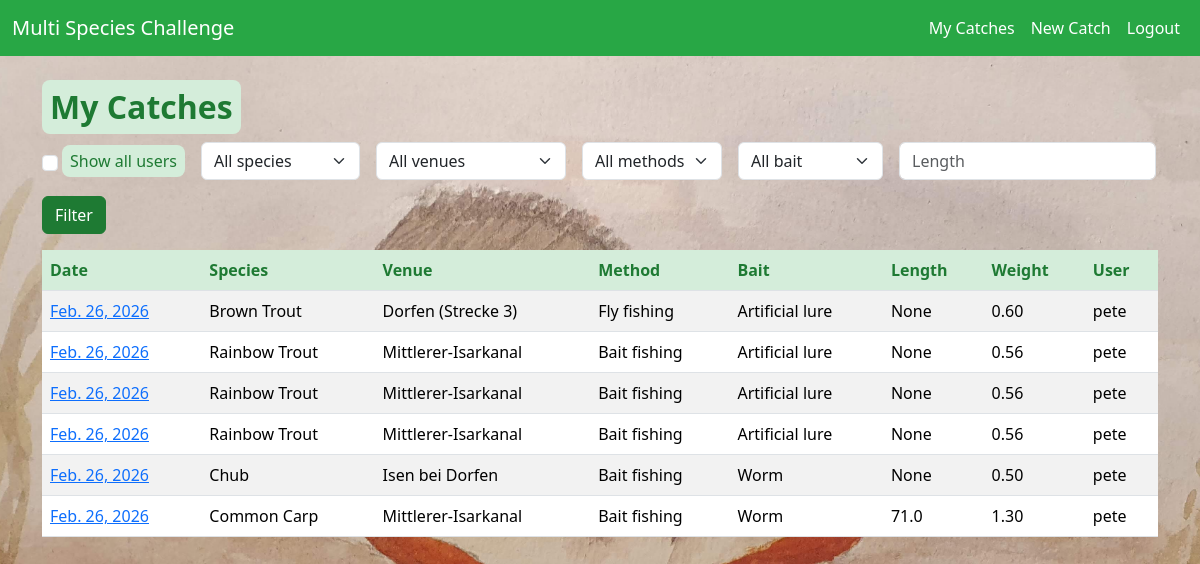
The page /catch/ (signed in) on the database as committed earlier.
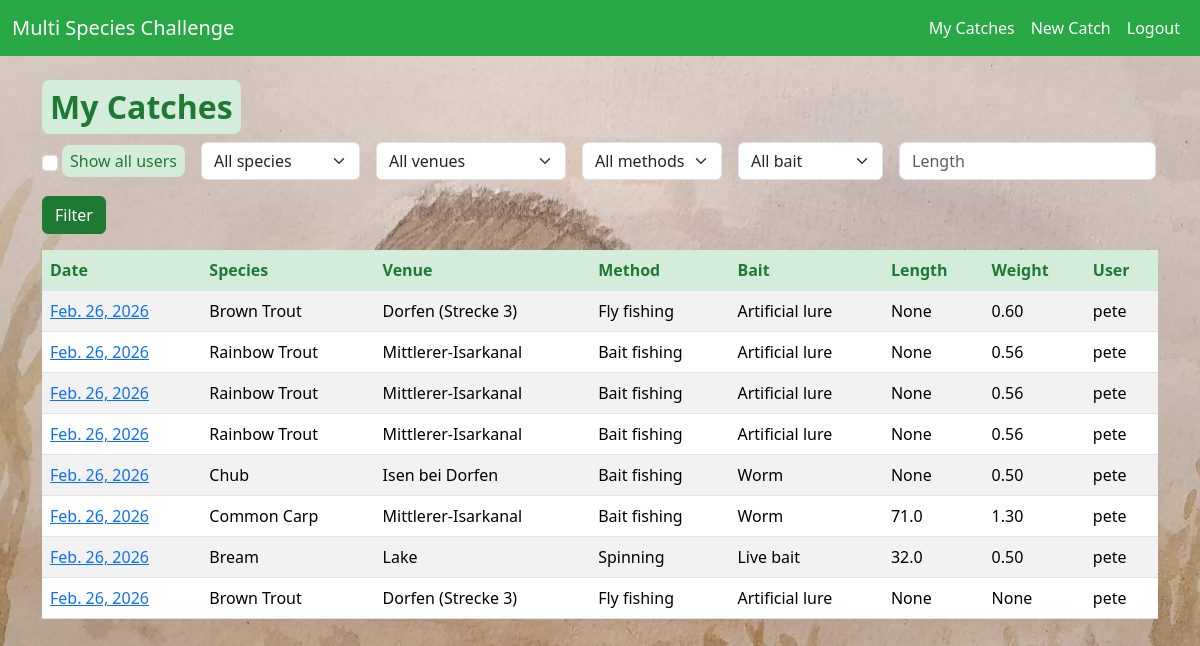
The same page on the database as committed later.
### catch/models.py (models this page shows, shortened)
class Catch(models.Model):
    user = models.ForeignKey(settings.AUTH_USER_MODEL, on_delete=models.CASCADE)
    date = models.DateField()
    species = models.ForeignKey(Species, on_delete=models.PROTECT)
    venue = models.ForeignKey(Venue, on_delete=models.PROTECT)
    method = models.ForeignKey(Method, on_delete=models.PROTECT)
    bait = models.ForeignKey(Bait, on_delete=models.PROTECT)
    length = TolerantDecimalField(max_digits=4, decimal_places=1, blank=True, null=True)
    weight = models.DecimalField(max_digits=6, decimal_places=2, blank=True, null=True)
    picture = models.ImageField(upload_to='catch_pics/', blank=True, null=True)
    comments = models.TextField(blank=True, null=True)
    class Meta:
        ordering = ['-date']

class Species(models.Model):
    name = models.CharField(max_length=50, unique=True)
    class Meta:
        ordering = ['name']

class Venue(models.Model):
    name = models.CharField(max_length=50, unique=True)
    class Meta:
        ordering = ['name']

class Method(models.Model):
    name = models.CharField(max_length=50, unique=True)
    class Meta:
        ordering = ['name']

class Bait(models.Model):
    name = models.CharField(max_length=50, unique=True)
    class Meta:
        ordering = ['name']

### catch/views.py (the view)
# urls.py: path('', CatchListView.as_view(), name='catch_list'),
class CatchListView(LoginRequiredMixin, ListView):
    model = Catch
    template_name = 'catch/catch_list.html'
    context_object_name = 'catches'
    paginate_by = 20
    def get_queryset(self):
        show_all = self.request.GET.get('all') == '1'
        if show_all:
            qs = Catch.objects.all()
        else:
            qs = Catch.objects.filter(user=self.request.user)
        species = self.request.GET.get('species')
        venue = self.request.GET.get('venue')
        method = self.request.GET.get('method')
        bait = self.request.GET.get('bait')
        length = self.request.GET.get('length')
        if species:
            qs = qs.filter(species_id=species)
        if venue:
            qs = qs.filter(venue_id=venue)
        if method:
            qs = qs.filter(method_id=method)
        if bait:
            qs = qs.filter(bait_id=bait)
        if length:
            try:
                qs = qs.filter(length=float(length))
            except (ValueError, TypeError):
                pass
        return qs
    def get_context_data(self, **kwargs):
        ctx = super().get_context_data(**kwargs)
        ctx['species_choices'] = Species.objects.all()
        ctx['venue_choices'] = Venue.objects.all()
        ctx['method_choices'] = Method.objects.all()
        ctx['bait_choices'] = Bait.objects.all()
        ctx['current_filters'] = {
            'species': self.request.GET.get('species', ''),
            'venue': self.request.GET.get('venue', ''),
            'method': self.request.GET.get('method', ''),
            'bait': self.request.GET.get('bait', ''),
            'length': self.request.GET.get('length', ''),
            'all': self.request.GET.get('all', ''),
        }
        ctx['show_all'] = self.request.GET.get('all') == '1'
        return ctx

### catch/context_processors.py (called while the page is built)
def random_background(request):
    if 'background' not in request.session:
        images_dir = os.path.join(settings.BASE_DIR, 'static', 'images', 'fishing')
        try:
            pics = [f for f in os.listdir(images_dir) if os.path.isfile(os.path.join(images_dir, f))]
        except FileNotFoundError:
            pics = []
        if pics:
            choice = random.choice(pics)
            request.session['background'] = f'images/fishing/{choice}'
    return {'random_bg': request.session.get('background', '')}

### catch/models.py (called while the page is built)
    def from_db_value(self, value, expression, connection):
        if value is None:
            return None
        try:
            return self.to_python(value)
        except (TypeError, InvalidOperation, ValueError):
            return None

### catch/templates/catch/catch_list.html (shortened to what this page needs)
{% extends 'base.html' %}
{% block content %}
<h2>{% if show_all %}All Catches{% else %}My Catches{% endif %}</h2>
<form method="get" class="row g-3 mb-3">
  <div class="col-auto d-flex align-items-center">
    <input type="checkbox" name="all" value="1" id="id_all" class="form-check-input" {% if current_filters.all == '1' %}checked{% endif %}>
    <label for="id_all" class="form-check-label ms-1">Show all users</label>
  </div>
  <div class="col-auto">
    <select name="species" class="form-select">
      <option value="">All species</option>
    </select>
  </div>
  <div class="col-auto">
    <select name="venue" class="form-select">
      <option value="">All venues</option>
    </select>
  </div>
  <div class="col-auto">
    <select name="method" class="form-select">
      <option value="">All methods</option>
    </select>
  </div>
  <div class="col-auto">
    <select name="bait" class="form-select">
      <option value="">All bait</option>
    </select>
  </div>
  <div class="col-auto">
    <input type="number" name="length" placeholder="Length" step="0.1" class="form-control" value="{{ current_filters.length }}">
  </div>
  <div class="col-auto">
    <button class="btn btn-primary" type="submit">Filter</button>
  </div>
</form>
<table class="table table-striped">
    <thead>
        <tr>
            <th>Date</th>
            <th>Species</th>
            <th>Venue</th>
            <th>Method</th>
            <th>Bait</th>
            <th>Length</th>
            <th>Weight</th>
            <th>User</th>
        </tr>
    </thead>
    <tbody>
        {% for catch in catches %}
        <tr>
          <td><a href="{% url 'catch_detail' catch.pk %}">{{ catch.date }}</a></td>
          <td>{{ catch.species.name }}</td>
          <td>{{ catch.venue.name }}</td>
          <td>{{ catch.method.name }}</td>
          <td>{{ catch.bait.name }}</td>
          <td>{{ catch.length }}</td>
          <td>{{ catch.weight }}</td>
          <td>{{ catch.user.username }}</td>
        </tr>
        {% empty %}
        <tr><td colspan="8">No catches recorded.</td></tr>
        {% endfor %}
    </tbody>
</table>
{% endblock %}

Rows that differ between the two databases and show on the page:
added Catch: date "Feb. 26, 2026", species.name "Bream", venue.name "Lake", method.name "Spinning", bait.name "Live bait", length "32.0", weight "0.50", user.username "pete"
added Catch: date "Feb. 26, 2026", species.name "Brown Trout", venue.name "Dorfen (Strecke 3)", method.name "Fly fishing", bait.name "Artificial lure", length "None", weight "None", user.username "pete"
